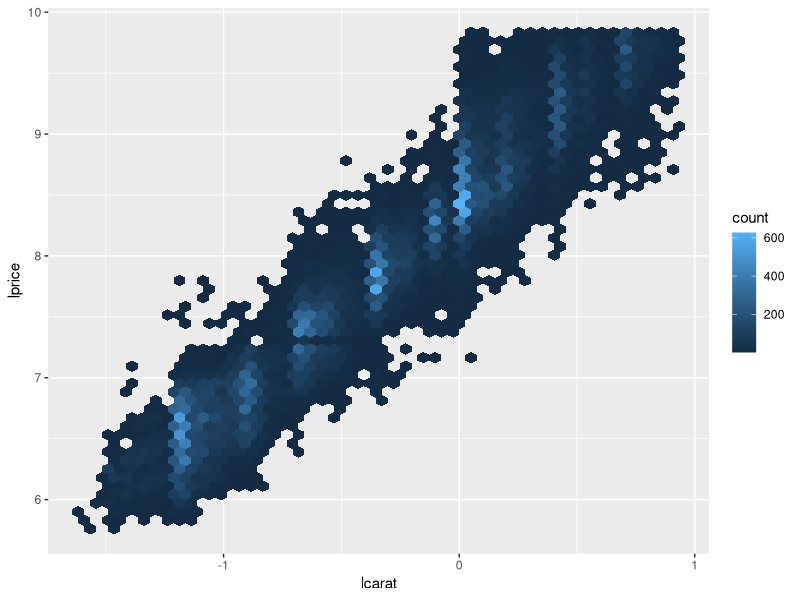

Write R code to recreate this figure. (Note: this script raises an error after producing the figure.)
## ---- chunk 1
knitr::opts_chunk$set(echo = TRUE)
library(tidyverse)
## ---- chunk 2
diamonds2 <- diamonds %>% 
  filter(carat <= 2.5) %>% 
  mutate(lprice = log(price),
         lcarat = log(carat)
         )

ggplot(diamonds2, aes(lcarat, lprice)) + 
  geom_hex(bins = 50)
## ---- chunk 3
mod_diamond <- lm(lprice ~ lcarat, data = diamonds2)

grid <- diamonds2 %>% 
  data_grid(carat = seq_range(carat, 20)) %>% 
  mutate(lcarat = log(carat)) %>% 
  add_predictions(mod_diamond, "lprice") %>% 
  mutate(price = exp(lprice))

ggplot(diamonds2, aes(carat, price)) + 
  geom_hex(bins = 50) + 
  geom_line(data = grid, colour = "red", size = 1)
## ---- chunk 4

